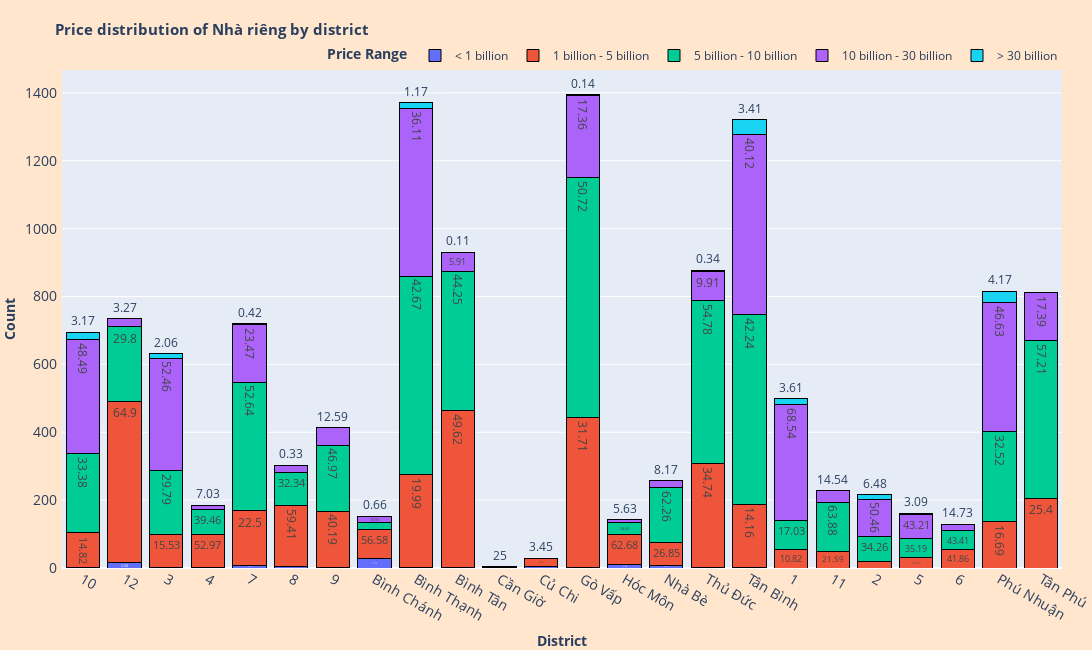

This figure's notebook cell:
### Markdown cell above
Currently, we can easily see that with the average price that `<5 billion`: `Củ Chi`, `Bình Chánh`, `Hóc Môn`, `District 12` and `Cần Giờ` can be consider as the cheapest district in `Nhà riêng`, also with the average upto over `15 billion` , `District 1` is place with the most expensive `Nhà riêng`. For a detail view, let's consider each range of price

### Code cell
Price_distribution_of_type('Nhà riêng')

### Figure 1 — Plotly figure (JSON) as saved in the notebook; plotly's stock layout.template omitted (floating-point values rounded to 4 significant figures)
{"data": [{"alignmentgroup": "True", "hovertemplate": "<b>%{text}</b> (%) of <b>Nhà riêng</b> in %{x} have price in range <b>%{fullData.name}</b>", "legendgroup": "< 1 billion", "marker": {"color": "#636efa", "line": {"color": "black", "width": 1}, "pattern": {"shape": ""}}, "name": "< 1 billion", "offsetgroup": "< 1 billion", "orientation": "v", "showlegend": true, "text": [0.14, 2.04, 0.16, 0.54, 0.97, 0.99, 0.24, 17.76, 0.07, 0.11, 25, 10.34, 0.07, 7.04, 2.72, 0.23, 0.08], "textposition": "auto", "type": "bar", "x": ["10", "12", "3", "4", "7", "8", "9", "Bình Chánh", "Bình Thạnh", "Bình Tân", "Cần Giờ", "Củ Chi", "Gò Vấp", "Hóc Môn", "Nhà Bè", "Thủ Đức", "Tân Bình"], "xaxis": "x", "y": [1, 15, 1, 1, 7, 3, 1, 27, 1, 1, 1, 3, 1, 10, 7, 2, 1], "yaxis": "y"}, {"alignmentgroup": "True", "hovertemplate": "<b>%{text}</b> (%) of <b>Nhà riêng</b> in %{x} have price in range <b>%{fullData.name}</b>", "legendgroup": "1 billion - 5 billion", "marker": {"color": "#EF553B", "line": {"color": "black", "width": 1}, "pattern": {"shape": ""}}, "name": "1 billion - 5 billion", "offsetgroup": "1 billion - 5 billion", "orientation": "v", "showlegend": true, "text": [10.82, 14.82, 21.59, 64.9, 8.8, 15.53, 52.97, 18.52, 41.86, 22.5, 59.41, 40.19, 56.58, 19.99, 49.62, 50, 86.21, 31.71, 62.68, 26.85, 16.69, 34.74, 14.16, 25.4], "textposition": "auto", "type": "bar", "x": ["1", "10", "11", "12", "2", "3", "4", "5", "6", "7", "8", "9", "Bình Chánh", "Bình Thạnh", "Bình Tân", "Cần Giờ", "Củ Chi", "Gò Vấp", "Hóc Môn", "Nhà Bè", "Phú Nhuận", "Thủ Đức", "Tân Bình", "Tân Phú"], "xaxis": "x", "y": [54, 103, 49, 477, 19, 98, 98, 30, 54, 162, 180, 166, 86, 274, 462, 2, 25, 442, 89, 69, 136, 305, 187, 206], "yaxis": "y"}, {"alignmentgroup": "True", "hovertemplate": "<b>%{text}</b> (%) of <b>Nhà riêng</b> in %{x} have price in range <b>%{fullData.name}</b>", "legendgroup": "5 billion - 10 billion", "marker": {"color": "#00cc96", "line": {"color": "black", "width": 1}, "pattern": {"shape": ""}}, "name": "5 billion - 10 billion", "offsetgroup": "5 billion - 10 billion", "orientation": "v", "showlegend": true, "text": [17.03, 33.38, 63.88, 29.8, 34.26, 29.79, 39.46, 35.19, 43.41, 52.64, 32.34, 46.97, 14.47, 42.67, 44.25, 3.45, 50.72, 24.65, 62.26, 32.52, 54.78, 42.24, 57.21], "textposition": "auto", "type": "bar", "x": ["1", "10", "11", "12", "2", "3", "4", "5", "6", "7", "8", "9", "Bình Chánh", "Bình Thạnh", "Bình Tân", "Củ Chi", "Gò Vấp", "Hóc Môn", "Nhà Bè", "Phú Nhuận", "Thủ Đức", "Tân Bình", "Tân Phú"], "xaxis": "x", "y": [85, 232, 145, 219, 74, 188, 73, 57, 56, 379, 98, 194, 22, 585, 412, 1, 707, 35, 160, 265, 481, 558, 464], "yaxis": "y"}, {"alignmentgroup": "True", "hovertemplate": "<b>%{text}</b> (%) of <b>Nhà riêng</b> in %{x} have price in range <b>%{fullData.name}</b>", "legendgroup": "10 billion - 30 billion", "marker": {"color": "#ab63fa", "line": {"color": "black", "width": 1}, "pattern": {"shape": ""}}, "name": "10 billion - 30 billion", "offsetgroup": "10 billion - 30 billion", "orientation": "v", "showlegend": true, "text": [68.54, 48.49, 14.54, 3.27, 50.46, 52.46, 7.03, 43.21, 14.73, 23.47, 6.93, 12.59, 10.53, 36.11, 5.91, 25, 17.36, 5.63, 8.17, 46.63, 9.91, 40.12, 17.39], "textposition": "auto", "type": "bar", "x": ["1", "10", "11", "12", "2", "3", "4", "5", "6", "7", "8", "9", "Bình Chánh", "Bình Thạnh", "Bình Tân", "Cần Giờ", "Gò Vấp", "Hóc Môn", "Nhà Bè", "Phú Nhuận", "Thủ Đức", "Tân Bình", "Tân Phú"], "xaxis": "x", "y": [342, 337, 33, 24, 109, 331, 13, 70, 19, 169, 21, 52, 16, 495, 55, 1, 242, 8, 21, 380, 87, 530, 141], "yaxis": "y"}, {"alignmentgroup": "True", "hovertemplate": "<b>%{text}</b> (%) of <b>Nhà riêng</b> in %{x} have price in range <b>%{fullData.name}</b>", "legendgroup": "> 30 billion", "marker": {"color": "#19d3f3", "line": {"color": "black", "width": 1}, "pattern": {"shape": ""}}, "name": "> 30 billion", "offsetgroup": "> 30 billion", "orientation": "v", "showlegend": true, "text": [3.61, 3.17, 6.48, 2.06, 3.09, 0.42, 0.33, 0.66, 1.17, 0.11, 0.14, 4.17, 0.34, 3.41], "textposition": "auto", "type": "bar", "x": ["1", "10", "2", "3", "5", "7", "8", "Bình Chánh", "Bình Thạnh", "Bình Tân", "Gò Vấp", "Phú Nhuận", "Thủ Đức", "Tân Bình"], "xaxis": "x", "y": [18, 22, 14, 13, 5, 3, 1, 1, 16, 1, 2, 34, 3, 45], "yaxis": "y"}], "layout": {"barmode": "stack", "height": 650, "legend": {"orientation": "h", "title": {"text": "<b>Price Range</b>"}, "tracegroupgap": 0, "x": 1, "xanchor": "right", "y": 1, "yanchor": "bottom"}, "margin": {"b": 0, "l": 20, "r": 30, "t": 70}, "paper_bgcolor": "#ffe6cc", "title": {"font": {"size": 15}, "text": "<b>Price distribution of Nhà riêng by district</b>"}, "width": 1100, "xaxis": {"anchor": "y", "domain": [0, 1], "tickfont": {"size": 14}, "title": {"text": "<b>District</b>"}}, "yaxis": {"anchor": "x", "domain": [0, 1], "tickfont": {"size": 14}, "ticksuffix": " ", "title": {"text": "<b>Count</b>"}}}}
